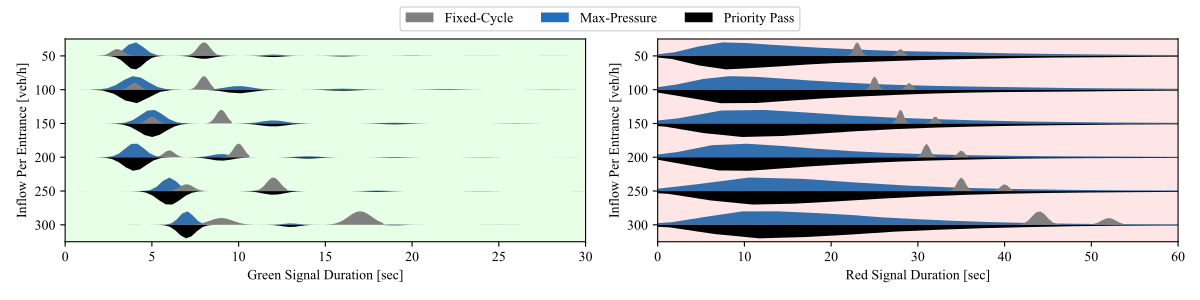

This chart was generated by the following Python code:
import numpy as np
import matplotlib.pyplot as plt
import pandas as pd
from scipy.interpolate import interp1d
import seaborn as sns

    
# #############################################################################
# ########### VISUALIZE
# #############################################################################
  
blue_color = [30/255,111/255,192/255,1]


plt.rc('font', family='Times New Roman') 
plt.figure(figsize=(12, 3), dpi=100)
plt.rcParams['pdf.fonttype'] = 42
plt.rcParams['ps.fonttype'] = 42




traffic_flows = [50, 100, 150, 200, 250, 300]#, 350]#, 400, 450, 500, 550, 600]


def smootje(data, n=2):
    for x in range(0,n):
        data = np.column_stack((data[:, 0], np.pad(data[:, 1], (1, 1), mode='edge')[1:-1] * 0.25 + data[:, 1] * 0.5 + np.pad(data[:, 1], (1, 1), mode='edge')[2:] * 0.25))
    return data

def smoothie(x,y):
    smooth_interp = lambda x, y, steps=100: (np.linspace(x.min(), x.max(), steps), interp1d(x, y, kind='cubic')(np.linspace(x.min(), x.max(), steps)))
    x_smooth, y_smooth = smooth_interp(x, y)
    return x_smooth, y_smooth





# TLS ANALYIS #################################################################

def loadGreenRedDurations(control, traffic_flows):
    count_durations_G = []
    count_durations_R = []
    for flow in traffic_flows:
        file = "../TLS_Analysis/logs/log_tls_states_"+control+"_"+str(flow)+".xml"
        f = open(file, "r")
        content = f.read()
        f.close()
        lines = content.split("\n")
        lines = lines[1:-1]
        lines = lines[5000-3600:]
        
        n_intersections = 9
        n_signals = 12
    
        for intId in range(0, n_intersections):
            for sigId in range(0, n_signals):
                last_signal = ""
                last_signal_time = 0
                line_ctr = 0
                for line in lines:
                    parts = line.split("\t")
                    part = parts[intId]
                    signal = part[sigId]
                    if last_signal == "":
                        last_signal = signal
                        last_signal_time = line_ctr
                    else:
                        if last_signal != signal:
                            if last_signal=="G":
                                count_durations_G.append([flow, line_ctr-last_signal_time])
                            elif last_signal=="r":
                                count_durations_R.append([flow, line_ctr-last_signal_time])
                            last_signal = signal
                            last_signal_time = line_ctr
                    line_ctr += 1
    count_durations_G = pd.DataFrame(count_durations_G, columns=["flow", "duration"])
    count_durations_R = pd.DataFrame(count_durations_R, columns=["flow", "duration"])
    return count_durations_G, count_durations_R

count_durations_G_FIX, count_durations_R_FIX = loadGreenRedDurations("fixed_programme", traffic_flows)
count_durations_G_MAX, count_durations_R_MAX = loadGreenRedDurations("max_pressure", traffic_flows)
count_durations_G_UPP, count_durations_R_UPP = loadGreenRedDurations("priority_pass", traffic_flows)



plt.subplot(1,2,1)
plt.gca().set_facecolor('#e6ffe6')
plt.xlim(0,30)

ax1 = sns.violinplot(
    data=count_durations_G_MAX, x="duration", y="flow", hue=True, hue_order=[True, False], split=True, orient="h", inner=None,
    palette=[blue_color, blue_color], linewidth=0)
ax1.legend_ = None
ax1.set_xlabel('')
ax1.set_ylabel('')

ax2 = sns.violinplot(
    data=count_durations_G_UPP, x="duration", y="flow", hue=True, hue_order=[False, True], split=True, orient="h", inner=None,
    palette=["black", 'black'], linewidth=0)
ax2.legend_ = None
ax2.set_xlabel('')
ax2.set_ylabel('')

ax3 = sns.violinplot(
    data=count_durations_G_FIX, x="duration", y="flow", hue=True, hue_order=[True, False], split=True, orient="h", inner=None,
    palette=["gray", 'gray'], linewidth=0)
ax3.legend_ = None
ax3.set_xlabel('')
ax3.set_ylabel('')
        
plt.xlabel('Green Signal Duration [sec]')
plt.ylabel("Inflow Per Entrance [veh/h]")
        

plt.subplot(1,2,2)
plt.gca().set_facecolor('#ffe6e6')
plt.xlim(0,60)

ax = sns.violinplot(
    data=count_durations_R_MAX, x="duration", y="flow", hue=True, hue_order=[True, False], split=True, orient="h", inner=None,
    palette=[blue_color, blue_color], linewidth=0)
ax.legend_ = None
ax.set_xlabel('')
ax.set_ylabel('')

ax = sns.violinplot(
    data=count_durations_R_UPP, x="duration", y="flow", hue=True, hue_order=[False, True], split=True, orient="h", inner=None,
    palette=["black", 'black'], linewidth=0)
ax.legend_ = None
ax.set_xlabel('')
ax.set_ylabel('')

ax = sns.violinplot(
    data=count_durations_R_FIX, x="duration", y="flow", hue=True, hue_order=[True, False], split=True, orient="h", inner=None,
    palette=["gray", 'gray'], linewidth=0)
ax.legend_ = None
ax.set_xlabel('')
ax.set_ylabel('')

plt.xlabel('Red Signal Duration [sec]')
plt.ylabel("Inflow Per Entrance [veh/h]")





# plt.subplot(2,2,2)
# plt.gca().set_facecolor('#e6ffe6')
# plt.xlim(0,20)

# # Define offset
# offset = 0.5

# # # Function to create boxplot with offset
# # def create_boxplot(data, palette):
# #     ax = sns.boxplot(
# #         data=data, x="duration", y="flow", hue=True, 
# #         hue_order=[True, False], orient="h",
# #         palette=palette, width=0.5)
# #     return ax

# # # Create boxplots with offsets
# # count_durations_G_MAX["flow"] = count_durations_G_MAX["flow"]-20
# # ax1 = create_boxplot(count_durations_G_MAX, [blue_color, blue_color])
# # # ax2 = create_boxplot(count_durations_G_UPP, ['black', 'black'])
# # count_durations_G_FIX["flow"] = count_durations_G_MAX["flow"]+20
# # ax3 = create_boxplot(count_durations_G_FIX, ['gray', 'gray'])

# # # Remove legends and labels
# # for ax in [ax1, ax2, ax3]:
# #     if ax.legend_:
# #         ax.legend_.remove()
# #     ax.set_xlabel('')
# #     ax.set_ylabel('')

# for flow in traffic_flows:
#     plt.gca().boxplot(count_durations_G_FIX[count_durations_G_FIX["flow"]==flow]["duration"], positions=[flow-10], widths=10.0, showfliers=False, patch_artist=True, vert=False)
#     plt.gca().boxplot(count_durations_G_MAX[count_durations_G_MAX["flow"]==flow]["duration"], positions=[flow],    widths=10.0, showfliers=False, patch_artist=True, vert=False)
#     plt.gca().boxplot(count_durations_G_UPP[count_durations_G_UPP["flow"]==flow]["duration"], positions=[flow+10], widths=10.0, showfliers=False, patch_artist=True, vert=False)

# plt.gca().set_yticklabels([])
# plt.yticks(np.arange(50, 349, 50))
# plt.gca().set_yticklabels([str(x) for x in np.arange(50, 349, 50)])



# # Add the legend to the figure
from matplotlib.patches import Patch
legend_elements = [
    Patch(facecolor='gray', edgecolor='none', label='Fixed-Cycle'),
    Patch(facecolor=blue_color, edgecolor='none', label='Max-Pressure'),
    Patch(facecolor='black', edgecolor='none', label='Priority Pass')
]
plt.figlegend(
    handles=legend_elements, 
    loc='upper center', 
    ncol=3, 
    bbox_to_anchor=(0.5, 1.0)
)

plt.tight_layout()
plt.subplots_adjust(top=0.87)  # Adjust this value to make room for the legend
